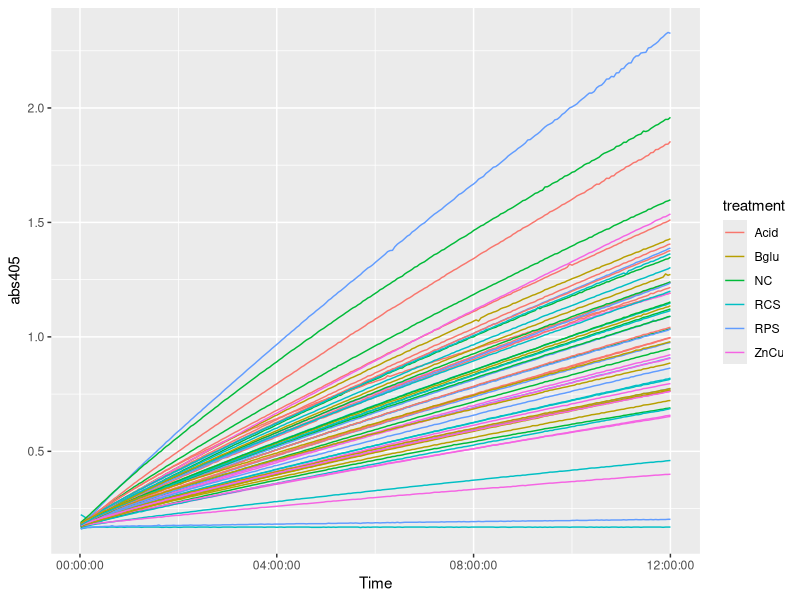
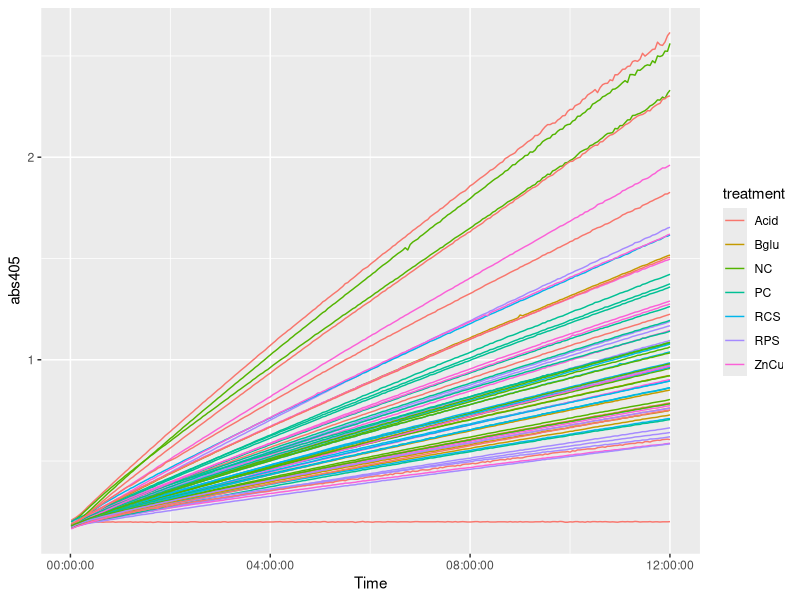

Recreate these plots in R, in order. (Note: this script raises an error after producing the figures.)
setwd('~/FS12/prot/')



library(tidyverse)



treats <- read_csv('FS12_treatments.csv')

p1 <- read_csv('NN_SalN_AD_GLU.csv')
p11 <- read_csv('Plate1_adglu_bdmalt.csv')
p11_met <- read_csv('p1_adglu_bdmalt_met.csv')


p11_met <- merge(p11_met, treats, by = 'pig') %>% mutate(pen=pen.y) %>% select(-pen.x, -pen.y)








d2t <- read_csv('FS12_diet_treat_map.csv')

FS12a_meta <- read_csv('FS12a_meta.csv')
FS12a_meta <- merge(FS12a_meta, d2t, by = 'diet')

treats <- merge(treats, d2t, by = 'diet')


p1_met <- read_csv('NN_SalN_96to100map.csv')

p1_tmp <- merge(p1_met, FS12a_meta, by = 'pen')
NN_meta <- p1_tmp %>% mutate(pig=pig.y) %>% select(-pig.x, -pig.y)
SN_meta <- merge(p1_met, treats, by='pig') %>% mutate(pen=pen.y) %>% select(-pen.x, -pen.y)











p1.g <- p1 %>% gather(key=well, value=abs405, -Time) %>% filter(well !='Blank')
p1.g$substrate <- 'AD_glu'

NN_meta <- NN_meta[,match(colnames(SN_meta) ,colnames(NN_meta))]
NN_meta$exp <- 'FS12a'
SN_meta$exp <- 'FS12b'


N_meta <- rbind(NN_meta, SN_meta)


p1_all <- merge(p1.g, N_meta, by='well')

p1_all$Time
lubridate::seconds(p1_all$Time)


p1_all %>% filter(exp == 'FS12b', treatment != 'Malto') %>% ggplot(aes(x=Time, y=abs405, group=well)) + geom_line(aes(color=treatment))
p1_all %>% filter(exp == 'FS12a') %>% ggplot(aes(x=Time, y=abs405, group=well)) + geom_line(aes(color=treatment))




p11.g <- p11 %>% gather(key=well, value=abs405, -Time) %>% filter(well !='Blank')
p11_all <- merge(p11.g, p11_met, by = 'well')


p11_all %>% filter(day == 0, substrate =='adglu') %>% ggplot(aes(x=Time, y=abs405, group=well)) + geom_line(aes(color=treatment))
p11_all %>% filter(day == 2, substrate =='adglu') %>% ggplot(aes(x=Time, y=abs405, group=well)) + geom_line(aes(color=treatment))


p11_all %>% filter(day == 0, substrate =='bdmalt') %>% ggplot(aes(x=Time, y=abs405, group=well)) + geom_line(aes(color=treatment))
p11_all %>% filter(day == 2, substrate =='bdmalt') %>% ggplot(aes(x=Time, y=abs405, group=well)) + geom_line(aes(color=treatment))

